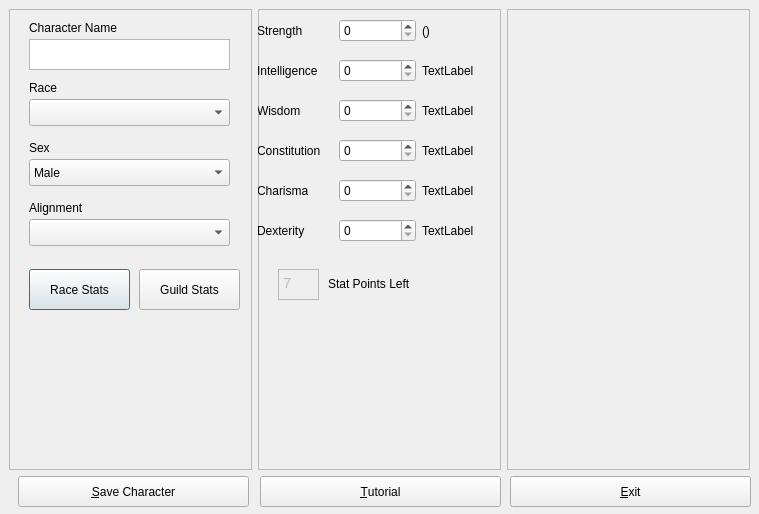
<?xml version="1.0" encoding="UTF-8"?>
<ui version="4.0">
 <class>CharacterCreationDialog</class>
 <widget class="QDialog" name="CharacterCreationDialog">
  <property name="geometry">
   <rect>
    <x>0</x>
    <y>0</y>
    <width>759</width>
    <height>514</height>
   </rect>
  </property>
  <property name="sizePolicy">
   <sizepolicy hsizetype="Fixed" vsizetype="Fixed">
    <horstretch>0</horstretch>
    <verstretch>0</verstretch>
   </sizepolicy>
  </property>
  <property name="windowTitle">
   <string>Dialog</string>
  </property>
  <widget class="QWidget" name="horizontalLayoutWidget">
   <property name="geometry">
    <rect>
     <x>9</x>
     <y>9</y>
     <width>741</width>
     <height>461</height>
    </rect>
   </property>
   <layout class="QHBoxLayout" name="horizontalLayout_2">
    <item>
     <widget class="QFrame" name="frame_2">
      <property name="frameShape">
       <enum>QFrame::StyledPanel</enum>
      </property>
      <property name="frameShadow">
       <enum>QFrame::Raised</enum>
      </property>
      <widget class="QLabel" name="label">
       <property name="geometry">
        <rect>
         <x>20</x>
         <y>10</y>
         <width>131</width>
         <height>17</height>
        </rect>
       </property>
       <property name="text">
        <string>Character Name</string>
       </property>
      </widget>
      <widget class="QTextEdit" name="characterNameBox">
       <property name="geometry">
        <rect>
         <x>20</x>
         <y>30</y>
         <width>201</width>
         <height>31</height>
        </rect>
       </property>
      </widget>
      <widget class="QLabel" name="label_2">
       <property name="geometry">
        <rect>
         <x>20</x>
         <y>70</y>
         <width>67</width>
         <height>17</height>
        </rect>
       </property>
       <property name="text">
        <string>Race</string>
       </property>
      </widget>
      <widget class="QLabel" name="label_3">
       <property name="geometry">
        <rect>
         <x>20</x>
         <y>130</y>
         <width>67</width>
         <height>17</height>
        </rect>
       </property>
       <property name="text">
        <string>Sex</string>
       </property>
      </widget>
      <widget class="QLabel" name="label_4">
       <property name="geometry">
        <rect>
         <x>20</x>
         <y>190</y>
         <width>131</width>
         <height>17</height>
        </rect>
       </property>
       <property name="text">
        <string>Alignment</string>
       </property>
      </widget>
      <widget class="QComboBox" name="raceComboBox">
       <property name="geometry">
        <rect>
         <x>20</x>
         <y>90</y>
         <width>201</width>
         <height>27</height>
        </rect>
       </property>
      </widget>
      <widget class="QComboBox" name="sexComboBox">
       <property name="geometry">
        <rect>
         <x>20</x>
         <y>150</y>
         <width>201</width>
         <height>27</height>
        </rect>
       </property>
       <item>
        <property name="text">
         <string>Male</string>
        </property>
       </item>
       <item>
        <property name="text">
         <string>Female</string>
        </property>
       </item>
       <item>
        <property name="text">
         <string>Other</string>
        </property>
       </item>
      </widget>
      <widget class="QComboBox" name="alignmentComboBox">
       <property name="geometry">
        <rect>
         <x>20</x>
         <y>210</y>
         <width>201</width>
         <height>27</height>
        </rect>
       </property>
      </widget>
      <widget class="QPushButton" name="raceStatsButton">
       <property name="geometry">
        <rect>
         <x>20</x>
         <y>260</y>
         <width>101</width>
         <height>41</height>
        </rect>
       </property>
       <property name="text">
        <string>Race Stats</string>
       </property>
      </widget>
      <widget class="QPushButton" name="guildStatsButton">
       <property name="geometry">
        <rect>
         <x>130</x>
         <y>260</y>
         <width>101</width>
         <height>41</height>
        </rect>
       </property>
       <property name="text">
        <string>Guild Stats</string>
       </property>
      </widget>
     </widget>
    </item>
    <item>
     <widget class="QFrame" name="frame_3">
      <property name="frameShape">
       <enum>QFrame::StyledPanel</enum>
      </property>
      <property name="frameShadow">
       <enum>QFrame::Raised</enum>
      </property>
      <widget class="QWidget" name="gridLayoutWidget">
       <property name="geometry">
        <rect>
         <x>-1</x>
         <y>-1</y>
         <width>241</width>
         <height>251</height>
        </rect>
       </property>
       <layout class="QGridLayout" name="gridLayout">
        <item row="1" column="2">
         <widget class="QLabel" name="label_7">
          <property name="text">
           <string>TextLabel</string>
          </property>
         </widget>
        </item>
        <item row="0" column="1">
         <widget class="QSpinBox" name="strSpinBox"/>
        </item>
        <item row="1" column="1">
         <widget class="QSpinBox" name="intSpinBox"/>
        </item>
        <item row="4" column="2">
         <widget class="QLabel" name="label_13">
          <property name="text">
           <string>TextLabel</string>
          </property>
         </widget>
        </item>
        <item row="2" column="0">
         <widget class="QLabel" name="label_8">
          <property name="text">
           <string>Wisdom</string>
          </property>
          <property name="margin">
           <number>5</number>
          </property>
         </widget>
        </item>
        <item row="1" column="0">
         <widget class="QLabel" name="label_6">
          <property name="text">
           <string>Intelligence</string>
          </property>
          <property name="margin">
           <number>5</number>
          </property>
         </widget>
        </item>
        <item row="4" column="0">
         <widget class="QLabel" name="label_12">
          <property name="text">
           <string>Charisma</string>
          </property>
          <property name="margin">
           <number>5</number>
          </property>
         </widget>
        </item>
        <item row="5" column="0">
         <widget class="QLabel" name="label_14">
          <property name="text">
           <string>Dexterity</string>
          </property>
          <property name="margin">
           <number>5</number>
          </property>
         </widget>
        </item>
        <item row="5" column="1">
         <widget class="QSpinBox" name="dexSpinBox"/>
        </item>
        <item row="0" column="2">
         <widget class="QLabel" name="strengthRangeLabel">
          <property name="text">
           <string>()</string>
          </property>
         </widget>
        </item>
        <item row="4" column="1">
         <widget class="QSpinBox" name="chaSpinBox"/>
        </item>
        <item row="3" column="0">
         <widget class="QLabel" name="label_10">
          <property name="text">
           <string>Constitution</string>
          </property>
          <property name="margin">
           <number>5</number>
          </property>
         </widget>
        </item>
        <item row="2" column="1">
         <widget class="QSpinBox" name="wisSpinBox"/>
        </item>
        <item row="0" column="0">
         <widget class="QLabel" name="label_5">
          <property name="text">
           <string>Strength</string>
          </property>
          <property name="margin">
           <number>5</number>
          </property>
         </widget>
        </item>
        <item row="2" column="2">
         <widget class="QLabel" name="label_9">
          <property name="text">
           <string>TextLabel</string>
          </property>
         </widget>
        </item>
        <item row="3" column="2">
         <widget class="QLabel" name="label_11">
          <property name="text">
           <string>TextLabel</string>
          </property>
         </widget>
        </item>
        <item row="3" column="1">
         <widget class="QSpinBox" name="conSpinBox"/>
        </item>
        <item row="5" column="2">
         <widget class="QLabel" name="label_15">
          <property name="text">
           <string>TextLabel</string>
          </property>
         </widget>
        </item>
       </layout>
      </widget>
      <widget class="QTextBrowser" name="textBrowser">
       <property name="enabled">
        <bool>false</bool>
       </property>
       <property name="geometry">
        <rect>
         <x>20</x>
         <y>260</y>
         <width>41</width>
         <height>31</height>
        </rect>
       </property>
       <property name="html">
        <string>&lt;!DOCTYPE HTML PUBLIC &quot;-//W3C//DTD HTML 4.0//EN&quot; &quot;http://www.w3.org/TR/REC-html40/strict.dtd&quot;&gt;
&lt;html&gt;&lt;head&gt;&lt;meta name=&quot;qrichtext&quot; content=&quot;1&quot; /&gt;&lt;style type=&quot;text/css&quot;&gt;
p, li { white-space: pre-wrap; }
&lt;/style&gt;&lt;/head&gt;&lt;body style=&quot; font-family:'MS Shell Dlg 2'; font-size:8.25pt; font-weight:400; font-style:normal;&quot;&gt;
&lt;p style=&quot; margin-top:0px; margin-bottom:0px; margin-left:0px; margin-right:0px; -qt-block-indent:0; text-indent:0px;&quot;&gt;&lt;span style=&quot; font-family:'Ubuntu'; font-size:11pt;&quot;&gt;7&lt;/span&gt;&lt;/p&gt;&lt;/body&gt;&lt;/html&gt;</string>
       </property>
      </widget>
      <widget class="QLabel" name="label_16">
       <property name="geometry">
        <rect>
         <x>70</x>
         <y>266</y>
         <width>131</width>
         <height>17</height>
        </rect>
       </property>
       <property name="text">
        <string>Stat Points Left</string>
       </property>
      </widget>
      <zorder>gridLayoutWidget</zorder>
      <zorder>textBrowser</zorder>
      <zorder>label_16</zorder>
      <zorder>frame</zorder>
     </widget>
    </item>
    <item>
     <widget class="QFrame" name="frame">
      <property name="frameShape">
       <enum>QFrame::StyledPanel</enum>
      </property>
      <property name="frameShadow">
       <enum>QFrame::Raised</enum>
      </property>
      <widget class="QWidget" name="verticalLayoutWidget">
       <property name="geometry">
        <rect>
         <x>50</x>
         <y>50</y>
         <width>160</width>
         <height>221</height>
        </rect>
       </property>
       <layout class="QVBoxLayout" name="GuildVLayout"/>
      </widget>
     </widget>
    </item>
   </layout>
  </widget>
  <widget class="QPushButton" name="saveCharacter">
   <property name="geometry">
    <rect>
     <x>18</x>
     <y>476</y>
     <width>231</width>
     <height>31</height>
    </rect>
   </property>
   <property name="text">
    <string>&amp;Save Character</string>
   </property>
  </widget>
  <widget class="QPushButton" name="tutorialButton">
   <property name="geometry">
    <rect>
     <x>260</x>
     <y>476</y>
     <width>241</width>
     <height>31</height>
    </rect>
   </property>
   <property name="text">
    <string>&amp;Tutorial</string>
   </property>
  </widget>
  <widget class="QPushButton" name="exitButton">
   <property name="geometry">
    <rect>
     <x>510</x>
     <y>476</y>
     <width>241</width>
     <height>31</height>
    </rect>
   </property>
   <property name="text">
    <string>&amp;Exit</string>
   </property>
  </widget>
 </widget>
 <resources/>
 <connections/>
</ui>
